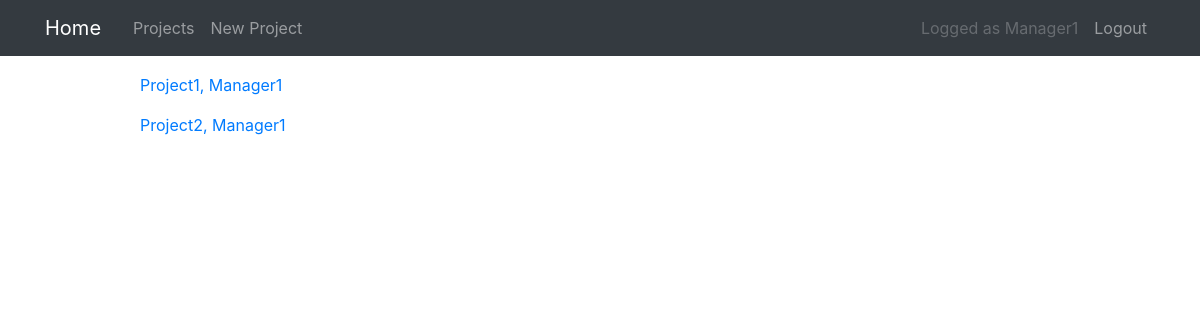
Page /projects/ (signed in) on the earlier database version.
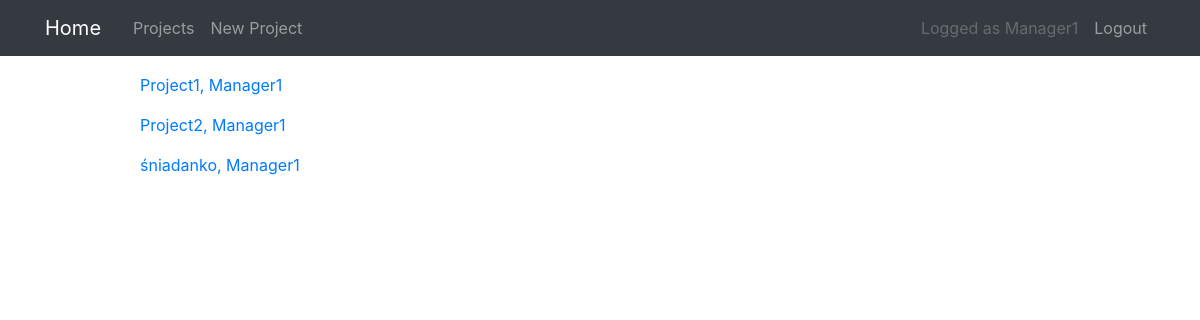
Same page on the later database version.
### projects/models.py (models this page shows, shortened)
class Project(models.Model):
    title = models.CharField(max_length=100)
    description = models.TextField()
    manager = models.ForeignKey(
        User, on_delete=models.CASCADE, related_name="manager_project_set"
    )
    worker = models.ManyToManyField(User, related_name="worker_project_set")
    def __str__(self):
        return f"{self.title}, {self.manager}"

### projects/views.py (the view)
# urls.py: path("projects/", MyProjectsListView.as_view(), name="project-list"),
class MyProjectsListView(
    LoginRequiredMixin, PermissionRequiredMixin, ListView
):
    template_name = "projects/project_list"
    context_object_name = "projects"
    def get_queryset(self):
        user = get_object_or_404(User, id=self.request.user.id)
        queryset = Project.objects.filter(manager=user)
        if len(queryset) == 0:
            queryset = Project.objects.filter(worker=user)
        return queryset
    permission_required = "projects.view_project"

### projects/templates/projects/project_list.html
{% extends "projects/base.html" %}
{% block content %}
{% for project in projects %}
<p>
    <a href="{% url 'project-detail' project.pk %}">{{ project }} </a>
</p>
{% endfor %}
{% endblock content %}

Differences in the rows shown:
added Project: title+manager "śniadanko, Manager1"
